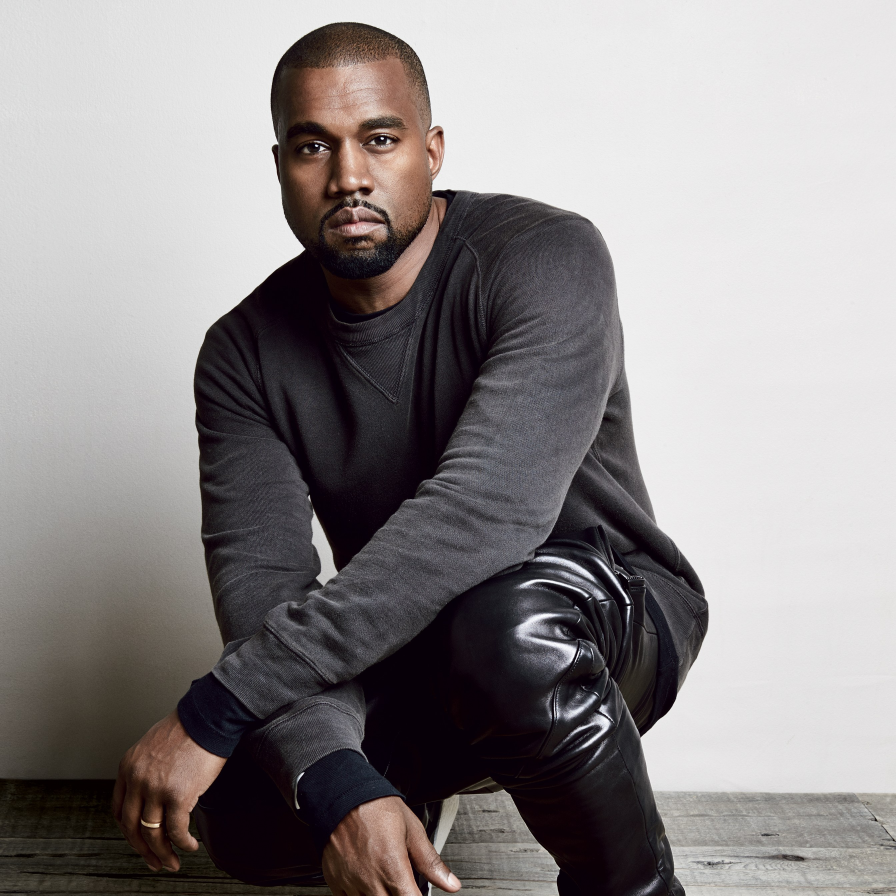
#> input picture src/kanye.jpg, 2687 x 2687 px (shown at 1/3 size)
$ jupyter execute 'open cv examples.ipynb'
#> lines starting #> are read from the running program, lines starting #| are printed output that depends on the picture
[cell 1]
import numpy as np
import cv2 as cv
from matplotlib import pyplot as plt

[cell 2]
# load image
img = cv.imread('kanye.jpg')
#> img is the input picture: shape (2687, 2687, 3); mean B, G, R 138.7, 138.2, 142.8

[cell 3]
# plot the image
plt.imshow(img)

[cell 4]
# convert from BGR to RGB (for plotting)
convert = lambda x: cv.cvtColor(x, cv.COLOR_BGR2RGB)
RGB_img = convert(img)

[cell 5]
plt.imshow(RGB_img)

[cell 6]
# Look at shape of picture
img.shape
#> Out = (2687, 2687, 3)

[cell 7]
# split in channels

b,g,r = cv.split(img)
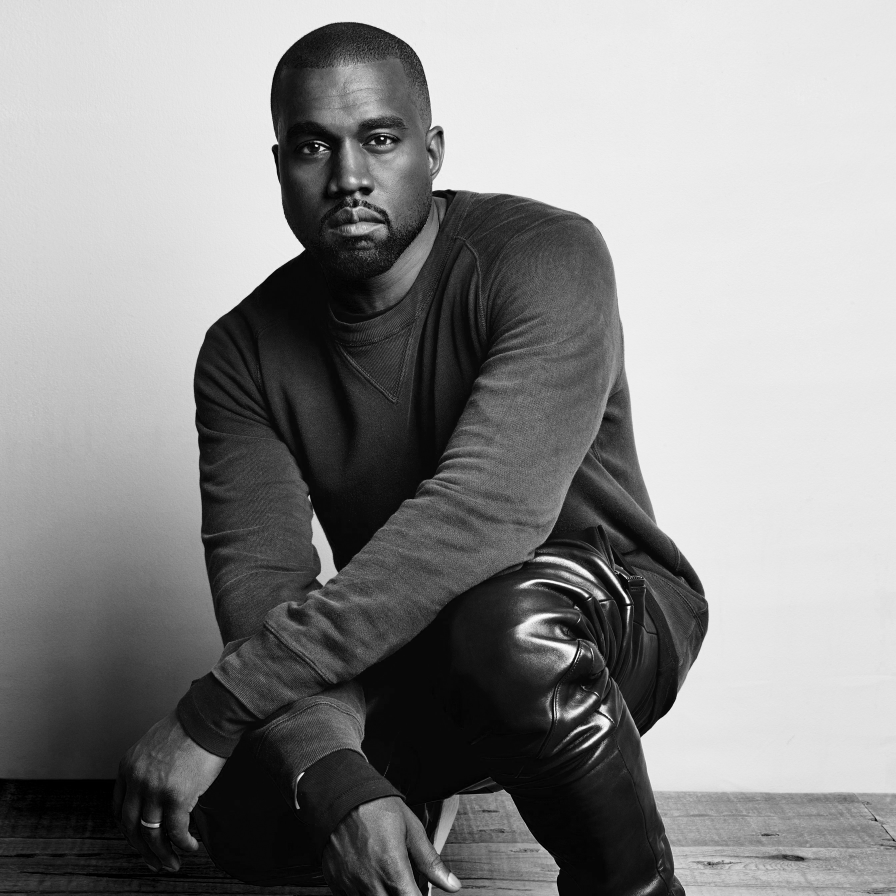
#> b: shape (2687, 2687) (shown at 1/3 size); min 0, max 255, mean 138.7
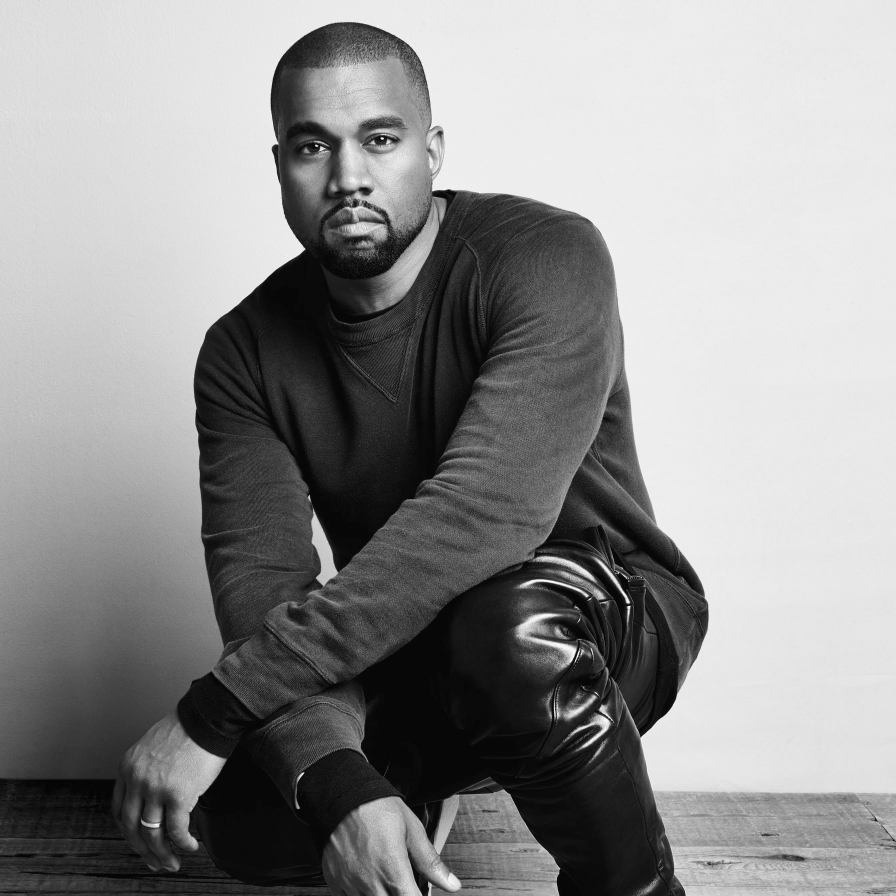
#> r: shape (2687, 2687) (shown at 1/3 size); min 0, max 255, mean 142.8
plt.imshow(g)

[cell 8]
# merge the channels
img = cv.merge((b,g,r))

[cell 9]
# kill red channel
img[:,:,0] = 0
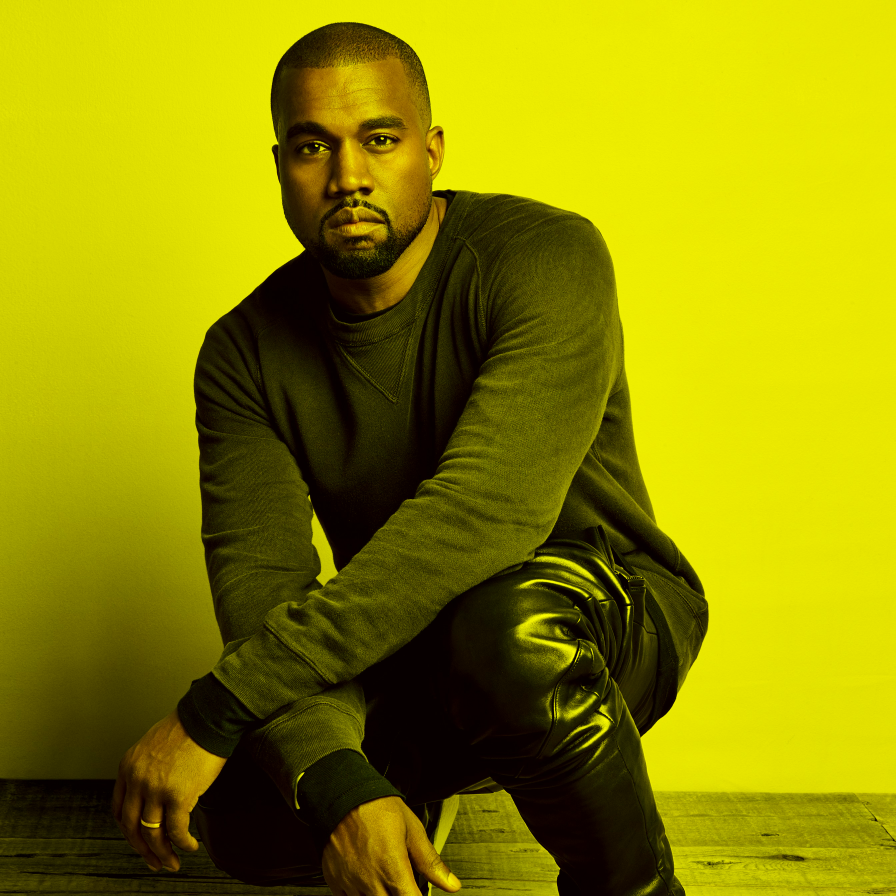
#> img: shape (2687, 2687, 3) (shown at 1/3 size); mean B, G, R 0, 138.2, 142.8
RGB_img = cv.cvtColor(img, cv.COLOR_BGR2RGB)
plt.imshow(RGB_img)

[cell 10]
# scale image

scale_percent = 10 # percent of original size
width = int(img.shape[1] * scale_percent / 100)
#> width = 268
height = int(img.shape[0] * scale_percent / 100)
#> height = 268
dim = (width, height)
#> dim = (268, 268)
# resize image
resized = cv.resize(img, dim, interpolation = cv.INTER_AREA)
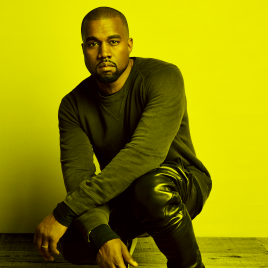
#> resized: shape (268, 268, 3); mean B, G, R 0, 138.2, 142.8

[cell 11]
RGB_img = convert(resized)
#> RGB_img: shape (268, 268, 3)
plt.imshow(RGB_img)

[cell 12]
# select pixel patch to modify
RGB_img[0:10,0:10]=0
#> RGB_img: shape (268, 268, 3); mean R, G, B 142.5, 137.9, 0
plt.imshow(RGB_img)

[cell 13]
# select pixel patch to modify
RGB_img[150:170,150:170]=255
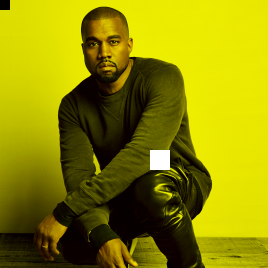
#> RGB_img: shape (268, 268, 3); mean R, G, B 143.4, 138.9, 1.4
plt.imshow(RGB_img)

[cell 14]
# apply some filter
edges = cv.Canny(RGB_img,100,200)
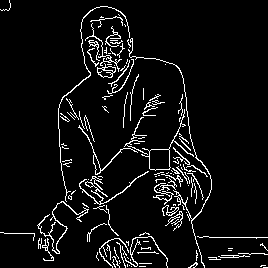
#> edges: shape (268, 268); 6.2% white in thin lines or dots
plt.imshow(edges)

[cell 15]
import numpy as np
kernel = np.ones((3,3),np.float32)/9
dst = cv.filter2D(RGB_img,-1,kernel)
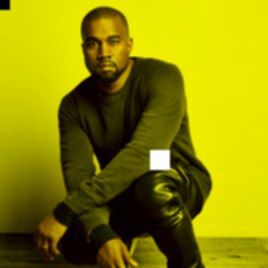
#> dst: shape (268, 268, 3); mean R, G, B 143.4, 138.9, 1.4
dst.shape
plt.imshow(dst)
print(kernel)

[cell 16]
kernel2 = np.ones((3,3),np.float32)/9
print(kernel2)
kernel2[0,:]=0
print(kernel2)

[cell 17]
dst = cv.filter2D(RGB_img,-1,kernel2)
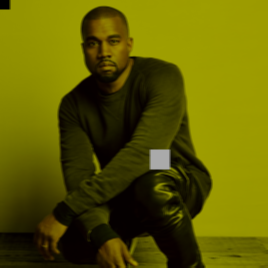
#> dst: shape (268, 268, 3); mean R, G, B 95.5, 92.4, 0.9
dst.shape
plt.imshow(dst)
